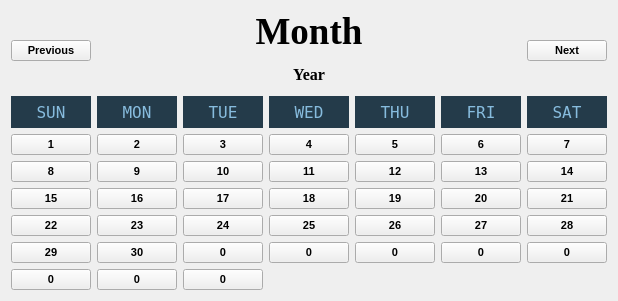
<?xml version="1.0" encoding="UTF-8"?>
<ui version="4.0">
 <class>Calendar</class>
 <widget class="QWidget" name="Calendar">
  <property name="geometry">
   <rect>
    <x>0</x>
    <y>0</y>
    <width>618</width>
    <height>301</height>
   </rect>
  </property>
  <property name="sizePolicy">
   <sizepolicy hsizetype="Ignored" vsizetype="Ignored">
    <horstretch>0</horstretch>
    <verstretch>0</verstretch>
   </sizepolicy>
  </property>
  <property name="font">
   <font>
    <family>Segoe UI</family>
    <pointsize>8</pointsize>
    <bold>true</bold>
   </font>
  </property>
  <property name="windowTitle">
   <string>Form</string>
  </property>
  <layout class="QVBoxLayout" name="verticalLayout">
   <item>
    <layout class="QGridLayout" name="gridLayout">
     <item row="6" column="3">
      <widget class="QPushButton" name="Button24">
       <property name="text">
        <string>24</string>
       </property>
      </widget>
     </item>
     <item row="7" column="3">
      <widget class="QPushButton" name="Button31">
       <property name="text">
        <string>0</string>
       </property>
      </widget>
     </item>
     <item row="5" column="1">
      <widget class="QPushButton" name="Button16">
       <property name="text">
        <string>16</string>
       </property>
      </widget>
     </item>
     <item row="5" column="0">
      <widget class="QPushButton" name="Button15">
       <property name="text">
        <string>15</string>
       </property>
      </widget>
     </item>
     <item row="2" column="5">
      <widget class="QLabel" name="label_5">
       <property name="font">
        <font>
         <family>Terminal</family>
         <pointsize>12</pointsize>
         <bold>false</bold>
        </font>
       </property>
       <property name="styleSheet">
        <string notr="true">background-color:#243B4A;
color:#87BCDE;</string>
       </property>
       <property name="text">
        <string>THU</string>
       </property>
       <property name="alignment">
        <set>Qt::AlignCenter</set>
       </property>
      </widget>
     </item>
     <item row="2" column="7">
      <widget class="QLabel" name="label_7">
       <property name="font">
        <font>
         <family>Terminal</family>
         <pointsize>12</pointsize>
         <bold>false</bold>
        </font>
       </property>
       <property name="styleSheet">
        <string notr="true">background-color:#243B4A;
color:#87BCDE;</string>
       </property>
       <property name="text">
        <string>SAT</string>
       </property>
       <property name="alignment">
        <set>Qt::AlignCenter</set>
       </property>
      </widget>
     </item>
     <item row="5" column="4">
      <widget class="QPushButton" name="Button18">
       <property name="text">
        <string>18</string>
       </property>
      </widget>
     </item>
     <item row="6" column="4">
      <widget class="QPushButton" name="Button25">
       <property name="text">
        <string>25</string>
       </property>
      </widget>
     </item>
     <item row="4" column="6">
      <widget class="QPushButton" name="Button13">
       <property name="text">
        <string>13</string>
       </property>
      </widget>
     </item>
     <item row="6" column="5">
      <widget class="QPushButton" name="Button26">
       <property name="text">
        <string>26</string>
       </property>
      </widget>
     </item>
     <item row="3" column="1">
      <widget class="QPushButton" name="Button2">
       <property name="text">
        <string>2</string>
       </property>
      </widget>
     </item>
     <item row="8" column="1">
      <widget class="QPushButton" name="Button37">
       <property name="text">
        <string>0</string>
       </property>
      </widget>
     </item>
     <item row="6" column="6">
      <widget class="QPushButton" name="Button27">
       <property name="text">
        <string>27</string>
       </property>
      </widget>
     </item>
     <item row="3" column="4">
      <widget class="QPushButton" name="Button4">
       <property name="text">
        <string>4</string>
       </property>
      </widget>
     </item>
     <item row="6" column="1">
      <widget class="QPushButton" name="Button23">
       <property name="text">
        <string>23</string>
       </property>
      </widget>
     </item>
     <item row="7" column="5">
      <widget class="QPushButton" name="Button33">
       <property name="text">
        <string>0</string>
       </property>
      </widget>
     </item>
     <item row="7" column="1">
      <widget class="QPushButton" name="Button30">
       <property name="text">
        <string>30</string>
       </property>
      </widget>
     </item>
     <item row="3" column="5">
      <widget class="QPushButton" name="Button5">
       <property name="text">
        <string>5</string>
       </property>
      </widget>
     </item>
     <item row="2" column="4">
      <widget class="QLabel" name="label_4">
       <property name="font">
        <font>
         <family>Terminal</family>
         <pointsize>12</pointsize>
         <bold>false</bold>
        </font>
       </property>
       <property name="styleSheet">
        <string notr="true">background-color:#243B4A;
color:#87BCDE;</string>
       </property>
       <property name="text">
        <string>WED</string>
       </property>
       <property name="alignment">
        <set>Qt::AlignCenter</set>
       </property>
      </widget>
     </item>
     <item row="7" column="6">
      <widget class="QPushButton" name="Button34">
       <property name="text">
        <string>0</string>
       </property>
      </widget>
     </item>
     <item row="3" column="7">
      <widget class="QPushButton" name="Button7">
       <property name="enabled">
        <bool>true</bool>
       </property>
       <property name="text">
        <string>7</string>
       </property>
      </widget>
     </item>
     <item row="6" column="0">
      <widget class="QPushButton" name="Button22">
       <property name="text">
        <string>22</string>
       </property>
      </widget>
     </item>
     <item row="3" column="6">
      <widget class="QPushButton" name="Button6">
       <property name="text">
        <string>6</string>
       </property>
      </widget>
     </item>
     <item row="4" column="5">
      <widget class="QPushButton" name="Button12">
       <property name="text">
        <string>12</string>
       </property>
      </widget>
     </item>
     <item row="8" column="0">
      <widget class="QPushButton" name="Button36">
       <property name="text">
        <string>0</string>
       </property>
      </widget>
     </item>
     <item row="0" column="3" colspan="3">
      <widget class="QLabel" name="MonthLabel">
       <property name="font">
        <font>
         <family>Times New Roman</family>
         <pointsize>28</pointsize>
         <bold>true</bold>
        </font>
       </property>
       <property name="text">
        <string>Month</string>
       </property>
       <property name="alignment">
        <set>Qt::AlignCenter</set>
       </property>
      </widget>
     </item>
     <item row="5" column="6">
      <widget class="QPushButton" name="Button20">
       <property name="text">
        <string>20</string>
       </property>
      </widget>
     </item>
     <item row="2" column="0">
      <widget class="QLabel" name="label">
       <property name="font">
        <font>
         <family>Terminal</family>
         <pointsize>12</pointsize>
         <bold>false</bold>
        </font>
       </property>
       <property name="styleSheet">
        <string notr="true">background-color:#243B4A;
color:#87BCDE;</string>
       </property>
       <property name="text">
        <string>SUN</string>
       </property>
       <property name="alignment">
        <set>Qt::AlignCenter</set>
       </property>
      </widget>
     </item>
     <item row="4" column="4">
      <widget class="QPushButton" name="Button11">
       <property name="text">
        <string>11</string>
       </property>
      </widget>
     </item>
     <item row="4" column="7">
      <widget class="QPushButton" name="Button14">
       <property name="text">
        <string>14</string>
       </property>
      </widget>
     </item>
     <item row="0" column="7" rowspan="2">
      <widget class="QPushButton" name="Next">
       <property name="text">
        <string>Next</string>
       </property>
      </widget>
     </item>
     <item row="4" column="3">
      <widget class="QPushButton" name="Button10">
       <property name="text">
        <string>10</string>
       </property>
      </widget>
     </item>
     <item row="2" column="6">
      <widget class="QLabel" name="label_6">
       <property name="font">
        <font>
         <family>Terminal</family>
         <pointsize>12</pointsize>
         <bold>false</bold>
        </font>
       </property>
       <property name="styleSheet">
        <string notr="true">background-color:#243B4A;
color:#87BCDE;</string>
       </property>
       <property name="text">
        <string>FRI</string>
       </property>
       <property name="alignment">
        <set>Qt::AlignCenter</set>
       </property>
      </widget>
     </item>
     <item row="6" column="7">
      <widget class="QPushButton" name="Button28">
       <property name="text">
        <string>28</string>
       </property>
      </widget>
     </item>
     <item row="4" column="1">
      <widget class="QPushButton" name="Button9">
       <property name="text">
        <string>9</string>
       </property>
      </widget>
     </item>
     <item row="1" column="4">
      <widget class="QLabel" name="YearLabel">
       <property name="font">
        <font>
         <family>Times New Roman</family>
         <pointsize>12</pointsize>
         <bold>true</bold>
        </font>
       </property>
       <property name="text">
        <string>Year</string>
       </property>
       <property name="alignment">
        <set>Qt::AlignCenter</set>
       </property>
      </widget>
     </item>
     <item row="8" column="3">
      <widget class="QPushButton" name="Button38">
       <property name="text">
        <string>0</string>
       </property>
      </widget>
     </item>
     <item row="3" column="0">
      <widget class="QPushButton" name="Button1">
       <property name="text">
        <string>1</string>
       </property>
      </widget>
     </item>
     <item row="2" column="3">
      <widget class="QLabel" name="label_3">
       <property name="font">
        <font>
         <family>Terminal</family>
         <pointsize>12</pointsize>
         <bold>false</bold>
        </font>
       </property>
       <property name="styleSheet">
        <string notr="true">background-color:#243B4A;
color:#87BCDE;</string>
       </property>
       <property name="text">
        <string>TUE</string>
       </property>
       <property name="alignment">
        <set>Qt::AlignCenter</set>
       </property>
      </widget>
     </item>
     <item row="7" column="7">
      <widget class="QPushButton" name="Button35">
       <property name="text">
        <string>0</string>
       </property>
      </widget>
     </item>
     <item row="5" column="3">
      <widget class="QPushButton" name="Button17">
       <property name="text">
        <string>17</string>
       </property>
      </widget>
     </item>
     <item row="3" column="3">
      <widget class="QPushButton" name="Button3">
       <property name="text">
        <string>3</string>
       </property>
      </widget>
     </item>
     <item row="7" column="4">
      <widget class="QPushButton" name="Button32">
       <property name="text">
        <string>0</string>
       </property>
      </widget>
     </item>
     <item row="5" column="5">
      <widget class="QPushButton" name="Button19">
       <property name="text">
        <string>19</string>
       </property>
      </widget>
     </item>
     <item row="0" column="0" rowspan="2">
      <widget class="QPushButton" name="Previous">
       <property name="text">
        <string>Previous</string>
       </property>
      </widget>
     </item>
     <item row="4" column="0">
      <widget class="QPushButton" name="Button8">
       <property name="text">
        <string>8</string>
       </property>
      </widget>
     </item>
     <item row="2" column="1">
      <widget class="QLabel" name="label_2">
       <property name="font">
        <font>
         <family>Terminal</family>
         <pointsize>12</pointsize>
         <bold>false</bold>
        </font>
       </property>
       <property name="styleSheet">
        <string notr="true">background-color:#243B4A;
color:#87BCDE;</string>
       </property>
       <property name="text">
        <string>MON</string>
       </property>
       <property name="alignment">
        <set>Qt::AlignCenter</set>
       </property>
      </widget>
     </item>
     <item row="7" column="0">
      <widget class="QPushButton" name="Button29">
       <property name="text">
        <string>29</string>
       </property>
      </widget>
     </item>
     <item row="5" column="7">
      <widget class="QPushButton" name="Button21">
       <property name="text">
        <string>21</string>
       </property>
      </widget>
     </item>
    </layout>
   </item>
  </layout>
 </widget>
 <resources/>
 <connections/>
</ui>
